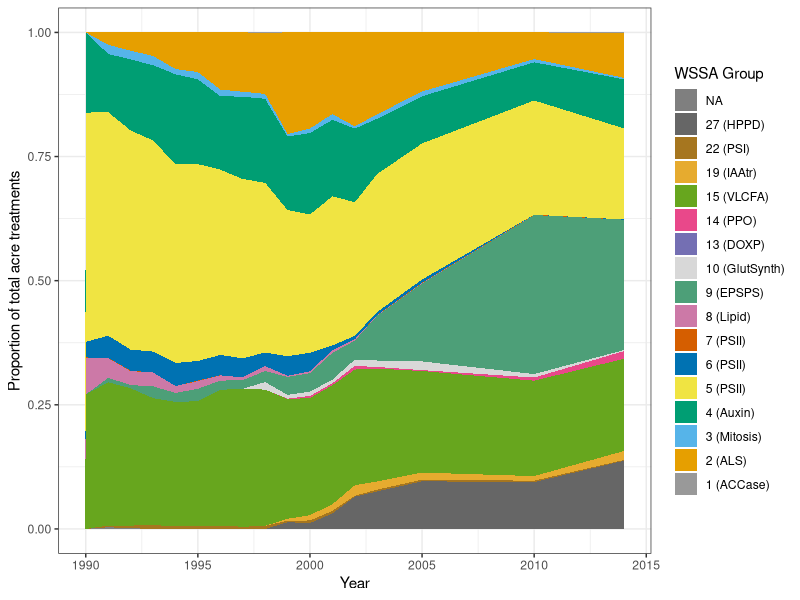
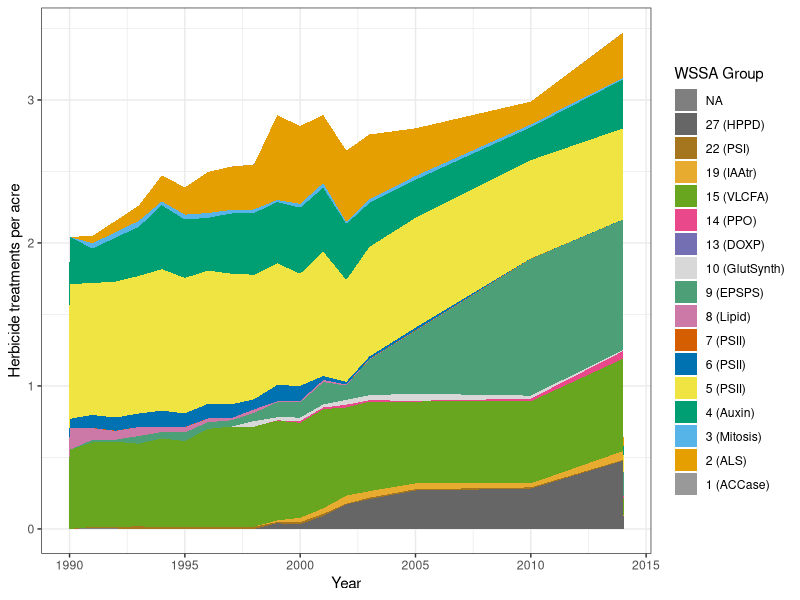
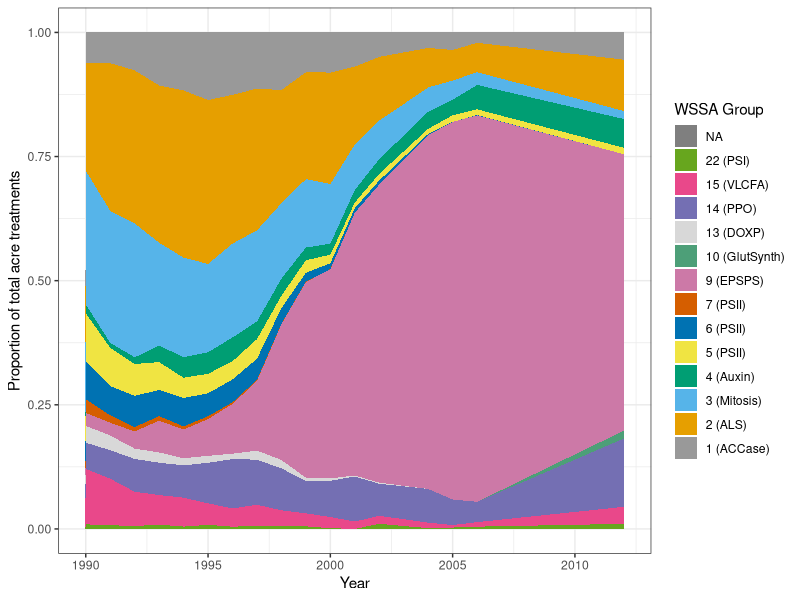
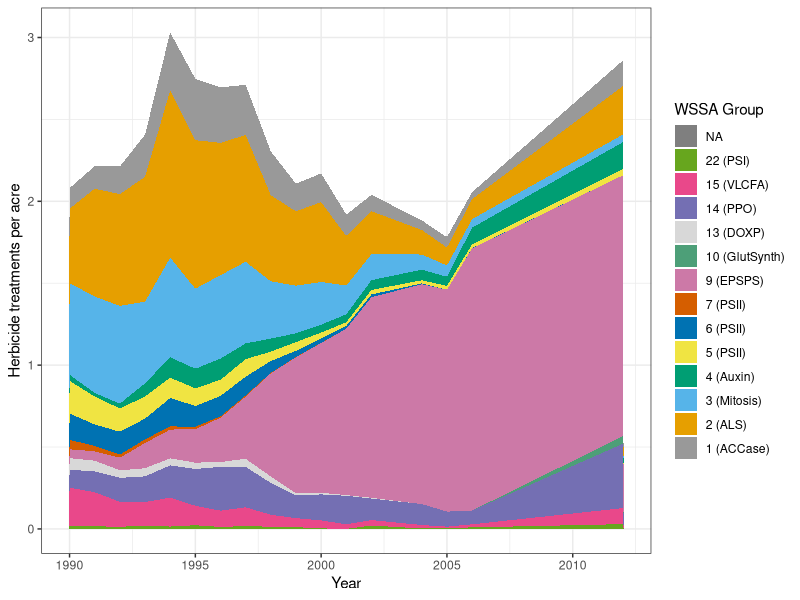
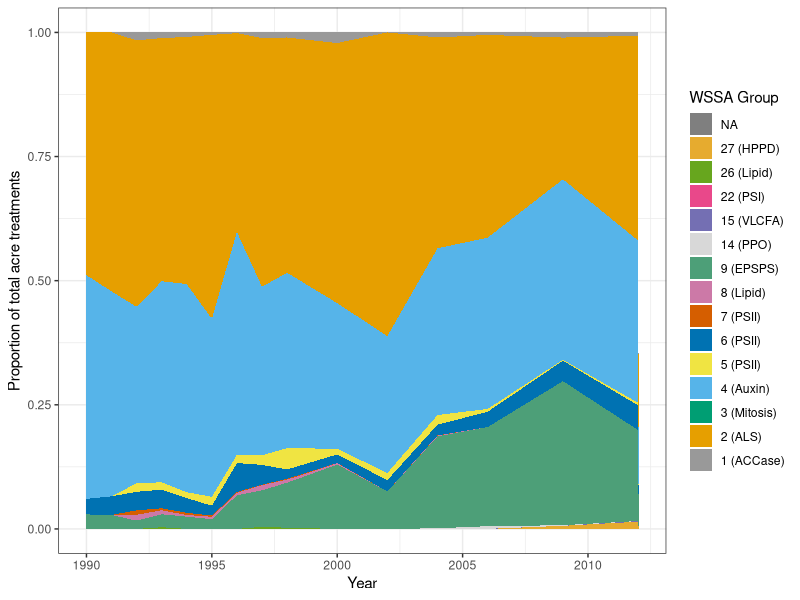
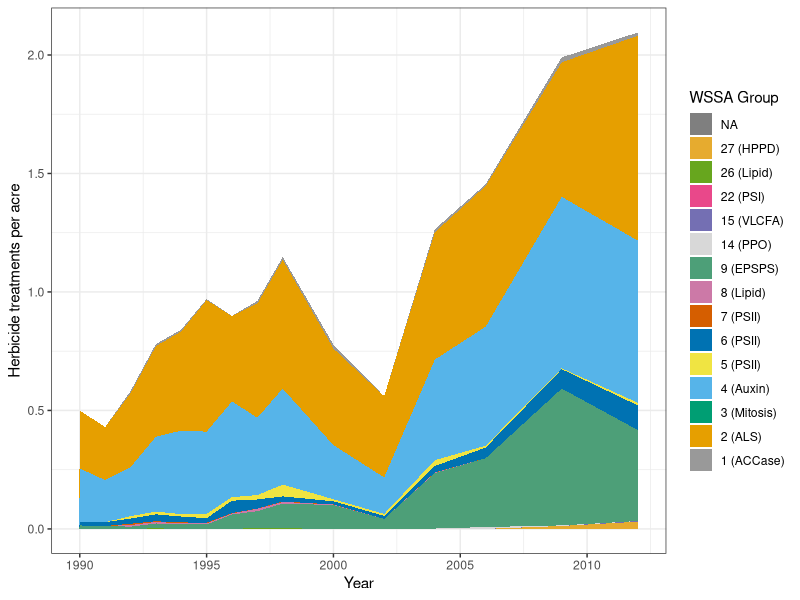
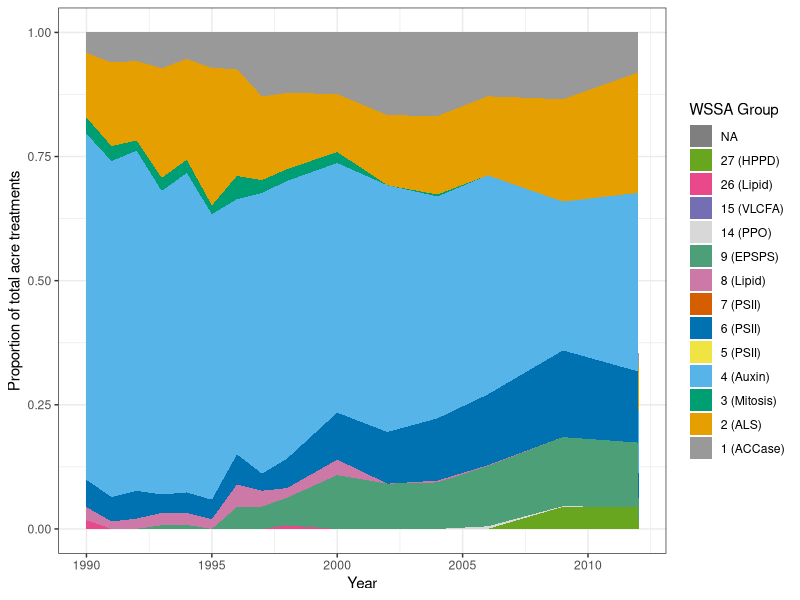
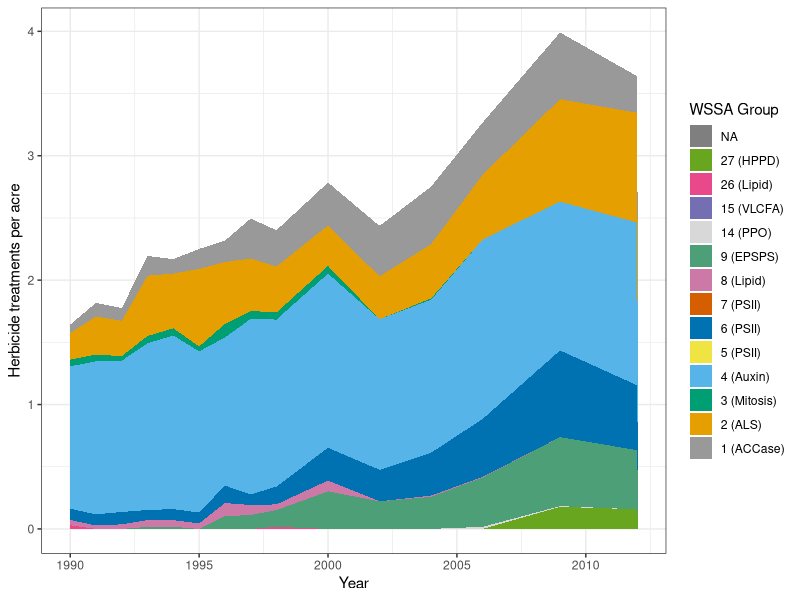

Generate these figures, in order, with R:
library(dplyr)
library(tidyr)
library(ggplot2)

read.csv("HerbicideUseData.csv")->alldat # Read in data file
alldat$Value<-as.numeric(as.character(alldat$Value)) # make sure data recognized as data
alldat<-spread(alldat, Data.Item, Value) # Separate lbs and rates into different columns
colnames(alldat)[8:9]<-c("Total","AppRate") # Name those columns
alldat$AcreTrts<-alldat$Total/alldat$AppRate # Calculate acre-treatments
head(alldat)

alldat2 <- alldat %>% # add up acre-treatments for each year*crop combination
    group_by(Year, Commodity) %>% 
    mutate(TotalCropAcreTrts = sum(AcreTrts, na.rm=TRUE)) 
alldat3 <- alldat2 %>% # add up acre-treatments by mode of action
    group_by(Year, Commodity, MOA) %>%
    summarize(MOA.AcreTrts = sum(AcreTrts, na.rm=TRUE),
              TotalCropAcreTrts = unique(TotalCropAcreTrts))
head(alldat3)
tail(alldat3)

herbdiv <- alldat3 %>% # calculate Shannon diversity index (H) and evenness (E)
    mutate(P = MOA.AcreTrts / TotalCropAcreTrts) %>%
    group_by(Year, Commodity) %>%
    summarize(H = -sum(P * log(P), na.rm=TRUE),
              E = H / log(length(unique(MOA))))
herbdiv              
tail(herbdiv)

bycrop<-split(herbdiv, herbdiv$Commodity)
bycrop$CORN

png("Fig3_Evenness.png", height=4.5, width=8, units="in", res=300, pointsize=15) 
par(mar=c(3.2,3.2,0.5,0.5), mgp=c(2,0.7,0))
plot(E ~ Year, data=bycrop$CORN, ylim=c(0,1), type="b", bty="n",
     xlim=c(1990, 2015), ylab="Evenness", lwd=2)
points(E ~ Year, data=bycrop$SOYBEANS, type="b", pch=2, col=2, lwd=2)
points(E ~ Year, data=bycrop[[3]], type="b", pch=3, col=3, lwd=2)
points(E ~ Year, data=bycrop[[4]], type="b", pch=4, col=4,  lwd=2)
legend("bottomright", c("Corn","Soybean","Sping wheat","Winter wheat"),
       pch=1:4, col=1:4, lty=1, bty="n")
dev.off()


png("Fig4_Diversity.png", height=4.5, width=8, units="in", res=300, pointsize=15) 
par(mar=c(3.2,3.2,0.5,0.5), mgp=c(2,0.7,0))
plot(H ~ Year, data=bycrop$CORN, ylim=c(0.5,2.5), type="b", bty="n",
     xlim=c(1990, 2015), ylab="Shannon diveristy index", lwd=2)
points(H ~ Year, data=bycrop$SOYBEANS, type="b", pch=2, col=2, lwd=2)
points(H ~ Year, data=bycrop[[3]], type="b", pch=3, col=3, lwd=2)
points(H ~ Year, data=bycrop[[4]], type="b", pch=4, col=4, lwd=2)
legend("bottomright", c("Corn","Soybean","Sping wheat","Winter wheat"),
       pch=1:4, col=1:4, lty=1, bty="n")
dev.off()

summary(lm(E ~ Year, data=bycrop$CORN))
summary(lm(E ~ Year, data=bycrop$SOYBEAN))
summary(lm(E ~ Year, data=bycrop[[3]]))
summary(lm(E ~ Year, data=bycrop[[4]]))

### Set color palette
cbPalette <- c("#999999", "#E69F00", "#56B4E9", "#009E73",
               "#F0E442", "#0072B2", "#D55E00", "#CC79A7",
               "#4d9f78", "#D8D8D8", "#746fb3", "#e9488a",
               "#67a61e", "#e6ab2f", "#a6761f", "#666666")
### Create acre-treatment percentage column
alldat3$AcreTrtPct <- alldat3$MOA.AcreTrts/alldat3$TotalCropAcreTrts

### CORN
data.frame(subset(alldat3, alldat3$Commodity=="CORN"))->corn.dat
corn.full <- corn.dat %>%
    complete(Year, MOA,
             fill=list(Commodity="CORN",MOA.AcreTrts=0,
                       TotalCropAcreTrts=NA, AcreTrtPct=0))
corn.acres <- read.csv("SurveyedCornAcres.csv") %>%
    group_by(Year) %>%
    summarize(Surveyed.Acres = sum(Value))
length(corn.full$Year) / length(unique(corn.full$Year))->corn.Nyrs
corn.full$Acres <- rep(corn.acres$Surveyed.Acres, each=corn.Nyrs)
corn.full$MOA.peracre <- corn.full$MOA.AcreTrts / corn.full$Acres
corn.full$MOAr <- factor(corn.full$MOA, levels=rev(unique(corn.full$MOA)))
plotcorn.1<-ggplot(corn.full, aes(x=Year, y=AcreTrtPct, group=as.factor(MOA),
                     fill=as.factor(MOA), order=-as.numeric(MOA))) +
    geom_area(position='stack', na.rm=TRUE) +
    ylab("Proportion of total acre treatments") +
    scale_fill_manual(values=cbPalette,
                      name="WSSA Group",
                      guide=guide_legend(ncol=1, reverse=TRUE),
                      labels=c("1 (ACCase)","2 (ALS)","3 (Mitosis)",
                               "4 (Auxin)","5 (PSII)","6 (PSII)","7 (PSII)",
                               "8 (Lipid)","9 (EPSPS)","10 (GlutSynth)","13 (DOXP)",
                               "14 (PPO)","15 (VLCFA)","19 (IAAtr)",
                               "22 (PSI)","27 (HPPD)")) +
        theme_bw() + theme(legend.position="right")
plotcorn.2<-ggplot(corn.full, aes(x=Year, y=MOA.peracre, group=as.factor(MOA),
                     fill=as.factor(MOA), order=-as.numeric(MOA))) +
    geom_area(position='stack', na.rm=TRUE) +
    ylab("Herbicide treatments per acre") +
    scale_fill_manual(values=cbPalette,
                      name="WSSA Group",
                      guide=guide_legend(ncol=1, reverse=TRUE),
                      labels=c("1 (ACCase)","2 (ALS)","3 (Mitosis)",
                               "4 (Auxin)","5 (PSII)","6 (PSII)","7 (PSII)",
                               "8 (Lipid)","9 (EPSPS)","10 (GlutSynth)","13 (DOXP)",
                               "14 (PPO)","15 (VLCFA)","19 (IAAtr)",
                               "22 (PSI)","27 (HPPD)")) +
        theme_bw() + theme(legend.position="right")
plotcorn.1
ggsave("Fig1_CornProportionMOA.png", width=8, height=4.5, units="in")
plotcorn.2
ggsave("Fig2_CornAcreTrtMOA.png", width=8, height=4.5, units="in")
    
### SOYBEAN
data.frame(subset(alldat3, alldat3$Commodity=="SOYBEANS"))->soybean.dat
soybean.full <- soybean.dat %>%
    complete(Year, MOA,
             fill=list(Commodity="SOYBEANS",MOA.AcreTrts=0,
                       TotalCropAcreTrts=NA, AcreTrtPct=0))
soybean.acres <- read.csv("SurveyedSoybeanAcres.csv") %>%
    group_by(Year) %>%
    summarize(Surveyed.Acres = sum(Value))
length(soybean.full$Year) / length(unique(soybean.full$Year))->soybean.Nyrs
soybean.full$Acres <- rep(soybean.acres$Surveyed.Acres, each=soybean.Nyrs)
soybean.full$MOA.peracre <- soybean.full$MOA.AcreTrts / soybean.full$Acres
soybean.full$MOAr <- factor(soybean.full$MOA, levels=rev(unique(soybean.full$MOA)))
plotsoybean.1<-ggplot(soybean.full, aes(x=Year, y=AcreTrtPct, group=as.factor(MOA),
                     fill=as.factor(MOA), order=-as.numeric(MOA))) +
    geom_area(position='stack', na.rm=TRUE) +
    ylab("Proportion of total acre treatments") +
    scale_fill_manual(values=cbPalette,
                      name="WSSA Group",
                      guide=guide_legend(ncol=1, reverse=TRUE),
                      labels=c("1 (ACCase)","2 (ALS)","3 (Mitosis)",
                               "4 (Auxin)","5 (PSII)","6 (PSII)","7 (PSII)",
                               "9 (EPSPS)","10 (GlutSynth)","13 (DOXP)",
                               "14 (PPO)","15 (VLCFA)",
                               "22 (PSI)")) +
        theme_bw() + theme(legend.position="right")
plotsoybean.2<-ggplot(soybean.full, aes(x=Year, y=MOA.peracre, group=as.factor(MOA),
                     fill=as.factor(MOA), order=-as.numeric(MOA))) +
    geom_area(position='stack', na.rm=TRUE) +
    ylab("Herbicide treatments per acre") +
    scale_fill_manual(values=cbPalette,
                      name="WSSA Group",
                      guide=guide_legend(ncol=1, reverse=TRUE),
                      labels=c("1 (ACCase)","2 (ALS)","3 (Mitosis)",
                               "4 (Auxin)","5 (PSII)","6 (PSII)","7 (PSII)",
                               "9 (EPSPS)","10 (GlutSynth)","13 (DOXP)",
                               "14 (PPO)","15 (VLCFA)",
                               "22 (PSI)")) +
        theme_bw() + theme(legend.position="right")
plotsoybean.1
ggsave("Fig1_SoybeanProportionMOA.png", width=8, height=4.5, units="in")
plotsoybean.2
ggsave("Fig2_SoybeanAcreTrtMOA.png", width=8, height=4.5, units="in")
    
### WINTER WHEAT
cbPalette <- c("#999999", "#E69F00", "#009E73", "#56B4E9", 
               "#F0E442", "#0072B2", "#D55E00", "#CC79A7",
               "#4d9f78", "#D8D8D8", "#746fb3", "#e9488a",
               "#67a61e", "#e6ab2f", "#a6761f", "#666666")
data.frame(subset(alldat3, alldat3$Commodity=="WHEAT, WINTER"))->wheatw.dat
wheatw.full <- wheatw.dat %>%
    complete(Year, MOA,
             fill=list(Commodity="WHEAT, WINTER",MOA.AcreTrts=0,
                       TotalCropAcreTrts=NA, AcreTrtPct=0))
wheatw.acres <- read.csv("SurveyedWinterWheatAcres.csv") %>%
    group_by(Year) %>%
    summarize(Surveyed.Acres = sum(Value))
length(wheatw.full$Year) / length(unique(wheatw.full$Year))->wheatw.Nyrs
wheatw.full$Acres <- rep(wheatw.acres$Surveyed.Acres, each=wheatw.Nyrs)
wheatw.full$MOA.peracre <- wheatw.full$MOA.AcreTrts / wheatw.full$Acres
wheatw.full$MOAr <- factor(wheatw.full$MOA, levels=rev(unique(wheatw.full$MOA)))
plotwheatw.1<-ggplot(wheatw.full, aes(x=Year, y=AcreTrtPct, group=as.factor(MOA),
                     fill=as.factor(MOA), order=-as.numeric(MOA))) +
    geom_area(position='stack', na.rm=TRUE) +
    ylab("Proportion of total acre treatments") +
    scale_fill_manual(values=cbPalette,
                      name="WSSA Group",
                      guide=guide_legend(ncol=1, reverse=TRUE),
                      labels=c("1 (ACCase)","2 (ALS)","3 (Mitosis)",
                               "4 (Auxin)","5 (PSII)","6 (PSII)","7 (PSII)",
                               "8 (Lipid)","9 (EPSPS)",
                               "14 (PPO)","15 (VLCFA)",
                               "22 (PSI)","26 (Lipid)","27 (HPPD)")) +
        theme_bw() + theme(legend.position="right")
plotwheatw.2<-ggplot(wheatw.full, aes(x=Year, y=MOA.peracre, group=as.factor(MOA),
                     fill=as.factor(MOA), order=-as.numeric(MOA))) +
    geom_area(position='stack', na.rm=TRUE) +
    ylab("Herbicide treatments per acre") +
    scale_fill_manual(values=cbPalette,
                      name="WSSA Group",
                      guide=guide_legend(ncol=1, reverse=TRUE),
                      labels=c("1 (ACCase)","2 (ALS)","3 (Mitosis)",
                               "4 (Auxin)","5 (PSII)","6 (PSII)","7 (PSII)",
                               "8 (Lipid)","9 (EPSPS)",
                               "14 (PPO)","15 (VLCFA)",
                               "22 (PSI)","26 (Lipid)","27 (HPPD)")) +
        theme_bw() + theme(legend.position="right")
plotwheatw.1
ggsave("Fig1_WheatwProportionMOA.png", width=8, height=4.5, units="in")
plotwheatw.2
ggsave("Fig2_WheatwAcreTrtMOA.png", width=8, height=4.5, units="in")
    
### SPRING WHEAT
cbPalette <- c("#999999", "#E69F00", "#009E73", "#56B4E9", 
               "#F0E442", "#0072B2", "#D55E00", "#CC79A7",
               "#4d9f78", "#D8D8D8", "#746fb3", "#e9488a",
               "#67a61e", "#e6ab2f", "#a6761f", "#666666")
data.frame(subset(alldat3, alldat3$Commodity=="WHEAT, SPRING"))->wheats.dat
wheats.full <- wheats.dat %>%
    complete(Year, MOA,
             fill=list(Commodity="WHEAT, WINTER",MOA.AcreTrts=0,
                       TotalCropAcreTrts=NA, AcreTrtPct=0))
wheats.acres <- read.csv("SurveyedSpringWheatAcres.csv") %>%
    group_by(Year) %>%
    summarize(Surveyed.Acres = sum(Value))
length(wheats.full$Year) / length(unique(wheats.full$Year))->wheats.Nyrs
wheats.full$Acres <- rep(wheats.acres$Surveyed.Acres, each=wheats.Nyrs)
wheats.full$MOA.peracre <- wheats.full$MOA.AcreTrts / wheats.full$Acres
wheats.full$MOAr <- factor(wheats.full$MOA, levels=rev(unique(wheats.full$MOA)))
plotwheats.1<-ggplot(wheats.full, aes(x=Year, y=AcreTrtPct, group=as.factor(MOA),
                     fill=as.factor(MOA), order=-as.numeric(MOA))) +
    geom_area(position='stack', na.rm=TRUE) +
    ylab("Proportion of total acre treatments") +
    scale_fill_manual(values=cbPalette,
                      name="WSSA Group",
                      guide=guide_legend(ncol=1, reverse=TRUE),
                      labels=c("1 (ACCase)","2 (ALS)","3 (Mitosis)",
                               "4 (Auxin)","5 (PSII)","6 (PSII)","7 (PSII)",
                               "8 (Lipid)","9 (EPSPS)",
                               "14 (PPO)","15 (VLCFA)",
                               "26 (Lipid)","27 (HPPD)")) +
        theme_bw() + theme(legend.position="right")
plotwheats.2<-ggplot(wheats.full, aes(x=Year, y=MOA.peracre, group=as.factor(MOA),
                     fill=as.factor(MOA), order=-as.numeric(MOA))) +
    geom_area(position='stack', na.rm=TRUE) +
    ylab("Herbicide treatments per acre") +
    scale_fill_manual(values=cbPalette,
                      name="WSSA Group",
                      guide=guide_legend(ncol=1, reverse=TRUE),
                      labels=c("1 (ACCase)","2 (ALS)","3 (Mitosis)",
                               "4 (Auxin)","5 (PSII)","6 (PSII)","7 (PSII)",
                               "8 (Lipid)","9 (EPSPS)",
                               "14 (PPO)","15 (VLCFA)",
                               "26 (Lipid)","27 (HPPD)")) +
        theme_bw() + theme(legend.position="right")
plotwheats.1
ggsave("Fig1_WheatsProportionMOA.png", width=8, height=4.5, units="in")
plotwheats.2
ggsave("Fig2_WheatsAcreTrtMOA.png", width=8, height=4.5, units="in")
    
